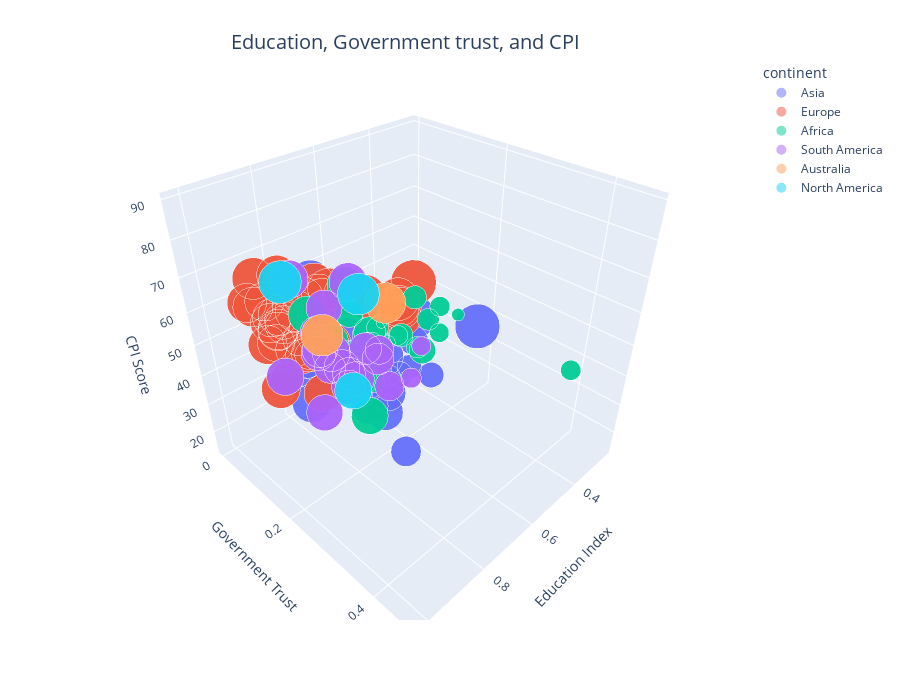

Notebook code cell kept with this figure:
### Markdown cell above
---
ANALYSIS OF THE DATA

### Code cell
# Scatterplot using plotly Express
fig = px.scatter_3d(df_mean,
                    x='Education_Index',
                    y='government_trust',
                    z='cpi_score',
                    color='continent',
                    size='gdp_per_capita',
                    opacity=0.5,
                    size_max=45,
                    height=700,
                    hover_data=['Country'])

# Customize the layoutt
fig.update_layout(scene=dict(
    xaxis_title='Education Index',
    yaxis_title='Government Trust',
    zaxis_title='CPI Score'
))

# Makes Title 
fig.update_layout(
    title={
        'text': 'Education, Government trust, and CPI',
        'x': 0.45,
        'y': 0.95,
        'xanchor': 'center',
        'yanchor': 'top'
    },
    title_font_size=20
)
# Show the plot
fig.show()

### Figure 1 — Plotly figure (JSON) as saved in the notebook; plotly's stock layout.template omitted (floating-point values rounded to 4 significant figures; data arrays with more than 128 entries replaced by an {"elided": "..."} marker saying what was removed)
{"data": [{"customdata": {"elided": "152x1 str values"}, "hovertemplate": "continent=Asia<br>Education_Index=%{x}<br>government_trust=%{y}<br>cpi_score=%{z}<br>gdp_per_capita=%{marker.size}<br>Country=%{customdata[0]}<extra></extra>", "legendgroup": "Asia", "marker": {"color": "#636efa", "opacity": 0.5, "size": {"elided": "152 float values"}, "sizemode": "area", "sizeref": 0.0008213, "symbol": "circle"}, "mode": "markers", "name": "Asia", "scene": "scene", "showlegend": true, "type": "scatter3d", "x": {"elided": "152 float values"}, "y": {"elided": "152 float values"}, "z": {"elided": "152 float values"}}, {"customdata": {"elided": "148x1 str values"}, "hovertemplate": "continent=Europe<br>Education_Index=%{x}<br>government_trust=%{y}<br>cpi_score=%{z}<br>gdp_per_capita=%{marker.size}<br>Country=%{customdata[0]}<extra></extra>", "legendgroup": "Europe", "marker": {"color": "#EF553B", "opacity": 0.5, "size": {"elided": "148 float values"}, "sizemode": "area", "sizeref": 0.0008213, "symbol": "circle"}, "mode": "markers", "name": "Europe", "scene": "scene", "showlegend": true, "type": "scatter3d", "x": {"elided": "148 float values"}, "y": {"elided": "148 float values"}, "z": {"elided": "148 float values"}}, {"customdata": [["Algeria"], ["Algeria"], ["Algeria"], ["Algeria"], ["Benin"], ["Benin"], ["Benin"], ["Benin"], ["Botswana"], ["Botswana"], ["Botswana"], ["Botswana"], ["Burkina Faso"], ["Burkina Faso"], ["Burkina Faso"], ["Burkina Faso"], ["Burundi"], ["Burundi"], ["Burundi"], ["Burundi"], ["Cameroon"], ["Cameroon"], ["Cameroon"], ["Cameroon"], ["Chad"], ["Chad"], ["Chad"], ["Chad"], ["Egypt"], ["Egypt"], ["Egypt"], ["Egypt"], ["Ethiopia"], ["Ethiopia"], ["Ethiopia"], ["Ethiopia"], ["Gabon"], ["Gabon"], ["Gabon"], ["Gabon"], ["Ghana"], ["Ghana"], ["Ghana"], ["Ghana"], ["Kenya"], ["Kenya"], ["Kenya"], ["Kenya"], ["Liberia"], ["Liberia"], ["Liberia"], ["Liberia"], ["Libya"], ["Libya"], ["Libya"], ["Libya"], ["Madagascar"], ["Madagascar"], ["Madagascar"], ["Madagascar"], ["Malawi"], ["Malawi"], ["Malawi"], ["Malawi"], ["Mali"], ["Mali"], ["Mali"], ["Mali"], ["Mauritania"], ["Mauritania"], ["Mauritania"], ["Mauritania"], ["Mauritius"], ["Mauritius"], ["Mauritius"], ["Mauritius"], ["Morocco"], ["Morocco"], ["Morocco"], ["Morocco"], ["Niger"], ["Niger"], ["Niger"], ["Niger"], ["Nigeria"], ["Nigeria"], ["Nigeria"], ["Nigeria"], ["Rwanda"], ["Rwanda"], ["Rwanda"], ["Rwanda"], ["Senegal"], ["Senegal"], ["Senegal"], ["Senegal"], ["Sierra Leone"], ["Sierra Leone"], ["Sierra Leone"], ["Sierra Leone"], ["South Africa"], ["South Africa"], ["South Africa"], ["South Africa"], ["Tanzania"], ["Tanzania"], ["Tanzania"], ["Tanzania"], ["Togo"], ["Togo"], ["Togo"], ["Togo"], ["Tunisia"], ["Tunisia"], ["Tunisia"], ["Tunisia"], ["Uganda"], ["Uganda"], ["Uganda"], ["Uganda"], ["Zambia"], ["Zambia"], ["Zambia"], ["Zambia"], ["Zimbabwe"], ["Zimbabwe"], ["Zimbabwe"], ["Zimbabwe"]], "hovertemplate": "continent=Africa<br>Education_Index=%{x}<br>government_trust=%{y}<br>cpi_score=%{z}<br>gdp_per_capita=%{marker.size}<br>Country=%{customdata[0]}<extra></extra>", "legendgroup": "Africa", "marker": {"color": "#00cc96", "opacity": 0.5, "size": [1.003, 1.003, 1.003, 1.003, 0.3722, 0.3722, 0.3722, 0.3722, 1.043, 1.043, 1.043, 1.043, 0.3133, 0.3133, 0.3133, 0.3133, 0.061, 0.061, 0.061, 0.061, 0.5177, 0.5177, 0.5177, 0.5177, 0.372, 0.372, 0.372, 0.372, 0.9174, 0.9174, 0.9174, 0.9174, 0.2935, 0.2935, 0.2935, 0.2935, 1.088, 1.088, 1.088, 1.088, 0.604, 0.604, 0.604, 0.604, 0.4825, 0.4825, 0.4825, 0.4825, 0.0848, 0.0848, 0.0848, 0.0848, 1.066, 1.066, 1.066, 1.066, 0.2625, 0.2625, 0.2625, 0.2625, 0.1566, 0.1566, 0.1566, 0.1566, 0.373, 0.373, 0.373, 0.373, 0.5574, 0.5574, 0.5574, 0.5574, 1.102, 1.102, 1.102, 1.102, 0.7982, 0.7982, 0.7982, 0.7982, 0.1251, 0.1251, 0.1251, 0.1251, 0.7058, 0.7058, 0.7058, 0.7058, 0.3205, 0.3205, 0.3205, 0.3205, 0.4308, 0.4308, 0.4308, 0.4308, 0.3057, 0.3057, 0.3057, 0.3057, 0.9688, 0.9688, 0.9688, 0.9688, 0.4318, 0.4318, 0.4318, 0.4318, 0.262, 0.262, 0.262, 0.262, 0.9273, 0.9273, 0.9273, 0.9273, 0.3116, 0.3116, 0.3116, 0.3116, 0.5617, 0.5617, 0.5617, 0.5617, 0.3425, 0.3425, 0.3425, 0.3425], "sizemode": "area", "sizeref": 0.0008213, "symbol": "circle"}, "mode": "markers", "name": "Africa", "scene": "scene", "showlegend": true, "type": "scatter3d", "x": [0.7025, 0.7025, 0.7025, 0.7025, 0.5225, 0.5225, 0.5225, 0.5225, 0.68, 0.68, 0.68, 0.68, 0.33, 0.33, 0.33, 0.33, 0.4675, 0.4675, 0.4675, 0.4675, 0.585, 0.585, 0.585, 0.585, 0.3275, 0.3275, 0.3275, 0.3275, 0.6375, 0.6375, 0.6375, 0.6375, 0.3625, 0.3625, 0.3625, 0.3625, 0.6525, 0.6525, 0.6525, 0.6525, 0.58, 0.58, 0.58, 0.58, 0.5675, 0.5675, 0.5675, 0.5675, 0.4575, 0.4575, 0.4575, 0.4575, 0.6475, 0.6475, 0.6475, 0.6475, 0.52, 0.52, 0.52, 0.52, 0.4875, 0.4875, 0.4875, 0.4875, 0.315, 0.315, 0.315, 0.315, 0.41, 0.41, 0.41, 0.41, 0.76, 0.76, 0.76, 0.76, 0.5675, 0.5675, 0.5675, 0.5675, 0.2425, 0.2425, 0.2425, 0.2425, 0.505, 0.505, 0.505, 0.505, 0.485, 0.485, 0.485, 0.485, 0.395, 0.395, 0.395, 0.395, 0.4225, 0.4225, 0.4225, 0.4225, 0.725, 0.725, 0.725, 0.725, 0.4525, 0.4525, 0.4525, 0.4525, 0.55, 0.55, 0.55, 0.55, 0.6975, 0.6975, 0.6975, 0.6975, 0.5425, 0.5425, 0.5425, 0.5425, 0.6075, 0.6075, 0.6075, 0.6075, 0.5725, 0.5725, 0.5725, 0.5725], "y": [0.1422, 0.1422, 0.1422, 0.1422, 0.0725, 0.0725, 0.0725, 0.0725, 0.1038, 0.1038, 0.1038, 0.1038, 0.1224, 0.1224, 0.1224, 0.1224, 0.1102, 0.1102, 0.1102, 0.1102, 0.0473, 0.0473, 0.0473, 0.0473, 0.0611, 0.0611, 0.0611, 0.0611, 0.0879, 0.0879, 0.0879, 0.0879, 0.1405, 0.1405, 0.1405, 0.1405, 0.0735, 0.0735, 0.0735, 0.0735, 0.0345, 0.0345, 0.0345, 0.0345, 0.0578, 0.0578, 0.0578, 0.0578, 0.0411, 0.0411, 0.0411, 0.0411, 0.1257, 0.1257, 0.1257, 0.1257, 0.0596, 0.0596, 0.0596, 0.0596, 0.0779, 0.0779, 0.0779, 0.0779, 0.0841, 0.0841, 0.0841, 0.0841, 0.1231, 0.1231, 0.1231, 0.1231, 0.0568, 0.0568, 0.0568, 0.0568, 0.0808, 0.0808, 0.0808, 0.0808, 0.124, 0.124, 0.124, 0.124, 0.0349, 0.0349, 0.0349, 0.0349, 0.4655, 0.4655, 0.4655, 0.4655, 0.0941, 0.0941, 0.0941, 0.0941, 0.0642, 0.0642, 0.0642, 0.0642, 0.0681, 0.0681, 0.0681, 0.0681, 0.0919, 0.0919, 0.0919, 0.0919, 0.0972, 0.0972, 0.0972, 0.0972, 0.0671, 0.0671, 0.0671, 0.0671, 0.0627, 0.0627, 0.0627, 0.0627, 0.093, 0.093, 0.093, 0.093, 0.091, 0.091, 0.091, 0.091], "z": [34.5, 34.5, 34.5, 34.5, 38, 38, 38, 38, 61.25, 61.25, 61.25, 61.25, 40.75, 40.75, 40.75, 40.75, 20, 20, 20, 20, 25.75, 25.75, 25.75, 25.75, 20.25, 20.25, 20.25, 20.25, 34.25, 34.25, 34.25, 34.25, 34, 34, 34, 34, 33, 33, 33, 33, 42.75, 42.75, 42.75, 42.75, 26.5, 26.5, 26.5, 26.5, 34.25, 34.25, 34.25, 34.25, 16, 16, 16, 16, 25.75, 25.75, 25.75, 25.75, 31.25, 31.25, 31.25, 31.25, 32.5, 32.5, 32.5, 32.5, 28.25, 28.25, 28.25, 28.25, 52, 52, 52, 52, 39, 39, 39, 39, 34, 34, 34, 34, 27, 27, 27, 27, 54.75, 54.75, 54.75, 54.75, 44.75, 44.75, 44.75, 44.75, 29.75, 29.75, 29.75, 29.75, 43.75, 43.75, 43.75, 43.75, 33.5, 33.5, 33.5, 33.5, 31.5, 31.5, 31.5, 31.5, 41, 41, 41, 41, 25.5, 25.5, 25.5, 25.5, 37, 37, 37, 37, 21.75, 21.75, 21.75, 21.75]}, {"customdata": [["Argentina"], ["Argentina"], ["Argentina"], ["Argentina"], ["Bolivia"], ["Bolivia"], ["Bolivia"], ["Bolivia"], ["Brazil"], ["Brazil"], ["Brazil"], ["Brazil"], ["Chile"], ["Chile"], ["Chile"], ["Chile"], ["Colombia"], ["Colombia"], ["Colombia"], ["Colombia"], ["Costa Rica"], ["Costa Rica"], ["Costa Rica"], ["Costa Rica"], ["Dominican Republic"], ["Dominican Republic"], ["Dominican Republic"], ["Dominican Republic"], ["Ecuador"], ["Ecuador"], ["Ecuador"], ["Ecuador"], ["El Salvador"], ["El Salvador"], ["El Salvador"], ["El Salvador"], ["Guatemala"], ["Guatemala"], ["Guatemala"], ["Guatemala"], ["Guinea"], ["Guinea"], ["Guinea"], ["Guinea"], ["Haiti"], ["Haiti"], ["Haiti"], ["Haiti"], ["Honduras"], ["Honduras"], ["Honduras"], ["Honduras"], ["Jamaica"], ["Jamaica"], ["Jamaica"], ["Jamaica"], ["Nicaragua"], ["Nicaragua"], ["Nicaragua"], ["Nicaragua"], ["Panama"], ["Panama"], ["Panama"], ["Panama"], ["Paraguay"], ["Paraguay"], ["Paraguay"], ["Paraguay"], ["Peru"], ["Peru"], ["Peru"], ["Peru"], ["Uruguay"], ["Uruguay"], ["Uruguay"], ["Uruguay"], ["Venezuela"], ["Venezuela"], ["Venezuela"], ["Venezuela"]], "hovertemplate": "continent=South America<br>Education_Index=%{x}<br>government_trust=%{y}<br>cpi_score=%{z}<br>gdp_per_capita=%{marker.size}<br>Country=%{customdata[0]}<extra></extra>", "legendgroup": "South America", "marker": {"color": "#ab63fa", "opacity": 0.5, "size": [1.101, 1.101, 1.101, 1.101, 0.7605, 0.7605, 0.7605, 0.7605, 1.02, 1.02, 1.02, 1.02, 1.163, 1.163, 1.163, 1.163, 0.9836, 0.9836, 0.9836, 0.9836, 1.027, 1.027, 1.027, 1.027, 0.9929, 0.9929, 0.9929, 0.9929, 0.9165, 0.9165, 0.9165, 0.9165, 0.8186, 0.8186, 0.8186, 0.8186, 0.7996, 0.7996, 0.7996, 0.7996, 0.2857, 0.2857, 0.2857, 0.2857, 0.3183, 0.3183, 0.3183, 0.3183, 0.647, 0.647, 0.647, 0.647, 0.8465, 0.8465, 0.8465, 0.8465, 0.6731, 0.6731, 0.6731, 0.6731, 1.14, 1.14, 1.14, 1.14, 0.8456, 0.8456, 0.8456, 0.8456, 0.9574, 0.9574, 0.9574, 0.9574, 1.124, 1.124, 1.124, 1.124, 1.032, 1.032, 1.032, 1.032], "sizemode": "area", "sizeref": 0.0008213, "symbol": "circle"}, "mode": "markers", "name": "South America", "scene": "scene", "showlegend": true, "type": "scatter3d", "x": [0.8625, 0.8625, 0.8625, 0.8625, 0.71, 0.71, 0.71, 0.71, 0.7275, 0.7275, 0.7275, 0.7275, 0.8325, 0.8325, 0.8325, 0.8325, 0.7125, 0.7125, 0.7125, 0.7125, 0.7525, 0.7525, 0.7525, 0.7525, 0.6775, 0.6775, 0.6775, 0.6775, 0.73, 0.73, 0.73, 0.73, 0.6025, 0.6025, 0.6025, 0.6025, 0.5375, 0.5375, 0.5375, 0.5375, 0.38, 0.38, 0.38, 0.38, 0.4575, 0.4575, 0.4575, 0.4575, 0.52, 0.52, 0.52, 0.52, 0.7075, 0.7075, 0.7075, 0.7075, 0.59, 0.59, 0.59, 0.59, 0.705, 0.705, 0.705, 0.705, 0.66, 0.66, 0.66, 0.66, 0.7175, 0.7175, 0.7175, 0.7175, 0.775, 0.775, 0.775, 0.775, 0.7475, 0.7475, 0.7475, 0.7475], "y": [0.0621, 0.0621, 0.0621, 0.0621, 0.0666, 0.0666, 0.0666, 0.0666, 0.1151, 0.1151, 0.1151, 0.1151, 0.082, 0.082, 0.082, 0.082, 0.0427, 0.0427, 0.0427, 0.0427, 0.1, 0.1, 0.1, 0.1, 0.1158, 0.1158, 0.1158, 0.1158, 0.132, 0.132, 0.132, 0.132, 0.0909, 0.0909, 0.0909, 0.0909, 0.0802, 0.0802, 0.0802, 0.0802, 0.1031, 0.1031, 0.1031, 0.1031, 0.1214, 0.1214, 0.1214, 0.1214, 0.0734, 0.0734, 0.0734, 0.0734, 0.0343, 0.0343, 0.0343, 0.0343, 0.1447, 0.1447, 0.1447, 0.1447, 0.0702, 0.0702, 0.0702, 0.0702, 0.0819, 0.0819, 0.0819, 0.0819, 0.042, 0.042, 0.042, 0.042, 0.1822, 0.1822, 0.1822, 0.1822, 0.0685, 0.0685, 0.0685, 0.0685], "z": [36.75, 36.75, 36.75, 36.75, 32.25, 32.25, 32.25, 32.25, 37.5, 37.5, 37.5, 37.5, 67.5, 67.5, 67.5, 67.5, 36.75, 36.75, 36.75, 36.75, 57, 57, 57, 57, 30.75, 30.75, 30.75, 30.75, 32.25, 32.25, 32.25, 32.25, 35.75, 35.75, 35.75, 35.75, 27.75, 27.75, 27.75, 27.75, 26.75, 26.75, 26.75, 26.75, 19.75, 19.75, 19.75, 19.75, 29.75, 29.75, 29.75, 29.75, 42, 42, 42, 42, 26, 26, 26, 26, 37.75, 37.75, 37.75, 37.75, 28.75, 28.75, 28.75, 28.75, 35.75, 35.75, 35.75, 35.75, 71.25, 71.25, 71.25, 71.25, 17.5, 17.5, 17.5, 17.5]}, {"customdata": [["Australia"], ["Australia"], ["Australia"], ["Australia"], ["New Zealand"], ["New Zealand"], ["New Zealand"], ["New Zealand"]], "hovertemplate": "continent=Australia<br>Education_Index=%{x}<br>government_trust=%{y}<br>cpi_score=%{z}<br>gdp_per_capita=%{marker.size}<br>Country=%{customdata[0]}<extra></extra>", "legendgroup": "Australia", "marker": {"color": "#FFA15A", "opacity": 0.5, "size": [1.383, 1.383, 1.383, 1.383, 1.307, 1.307, 1.307, 1.307], "sizemode": "area", "sizeref": 0.0008213, "symbol": "circle"}, "mode": "markers", "name": "Australia", "scene": "scene", "showlegend": true, "type": "scatter3d", "x": [1.022, 1.022, 1.022, 1.022, 0.9775, 0.9775, 0.9775, 0.9775], "y": [0.3124, 0.3124, 0.3124, 0.3124, 0.3953, 0.3953, 0.3953, 0.3953], "z": [78, 78, 78, 78, 89.25, 89.25, 89.25, 89.25]}, {"customdata": [["Canada"], ["Canada"], ["Canada"], ["Canada"], ["Mexico"], ["Mexico"], ["Mexico"], ["Mexico"], ["United States"], ["United States"], ["United States"], ["United States"]], "hovertemplate": "continent=North America<br>Education_Index=%{x}<br>government_trust=%{y}<br>cpi_score=%{z}<br>gdp_per_capita=%{marker.size}<br>Country=%{customdata[0]}<extra></extra>", "legendgroup": "North America", "marker": {"color": "#19d3f3", "opacity": 0.5, "size": [1.375, 1.375, 1.375, 1.375, 1.07, 1.07, 1.07, 1.07, 1.443, 1.443, 1.443, 1.443], "sizemode": "area", "sizeref": 0.0008213, "symbol": "circle"}, "mode": "markers", "name": "North America", "scene": "scene", "showlegend": true, "type": "scatter3d", "x": [0.9125, 0.9125, 0.9125, 0.9125, 0.71, 0.71, 0.71, 0.71, 0.92, 0.92, 0.92, 0.92], "y": [0.304, 0.304, 0.304, 0.304, 0.1285, 0.1285, 0.1285, 0.1285, 0.1389, 0.1389, 0.1389, 0.1389], "z": [82, 82, 82, 82, 29.5, 29.5, 29.5, 29.5, 74, 74, 74, 74]}], "layout": {"height": 700, "legend": {"itemsizing": "constant", "title": {"text": "continent"}, "tracegroupgap": 0}, "margin": {"t": 60}, "scene": {"domain": {"x": [0, 1], "y": [0, 1]}, "xaxis": {"title": {"text": "Education Index"}}, "yaxis": {"title": {"text": "Government Trust"}}, "zaxis": {"title": {"text": "CPI Score"}}}, "title": {"font": {"size": 20}, "text": "Education, Government trust, and CPI", "x": 0.45, "xanchor": "center", "y": 0.95, "yanchor": "top"}}}
